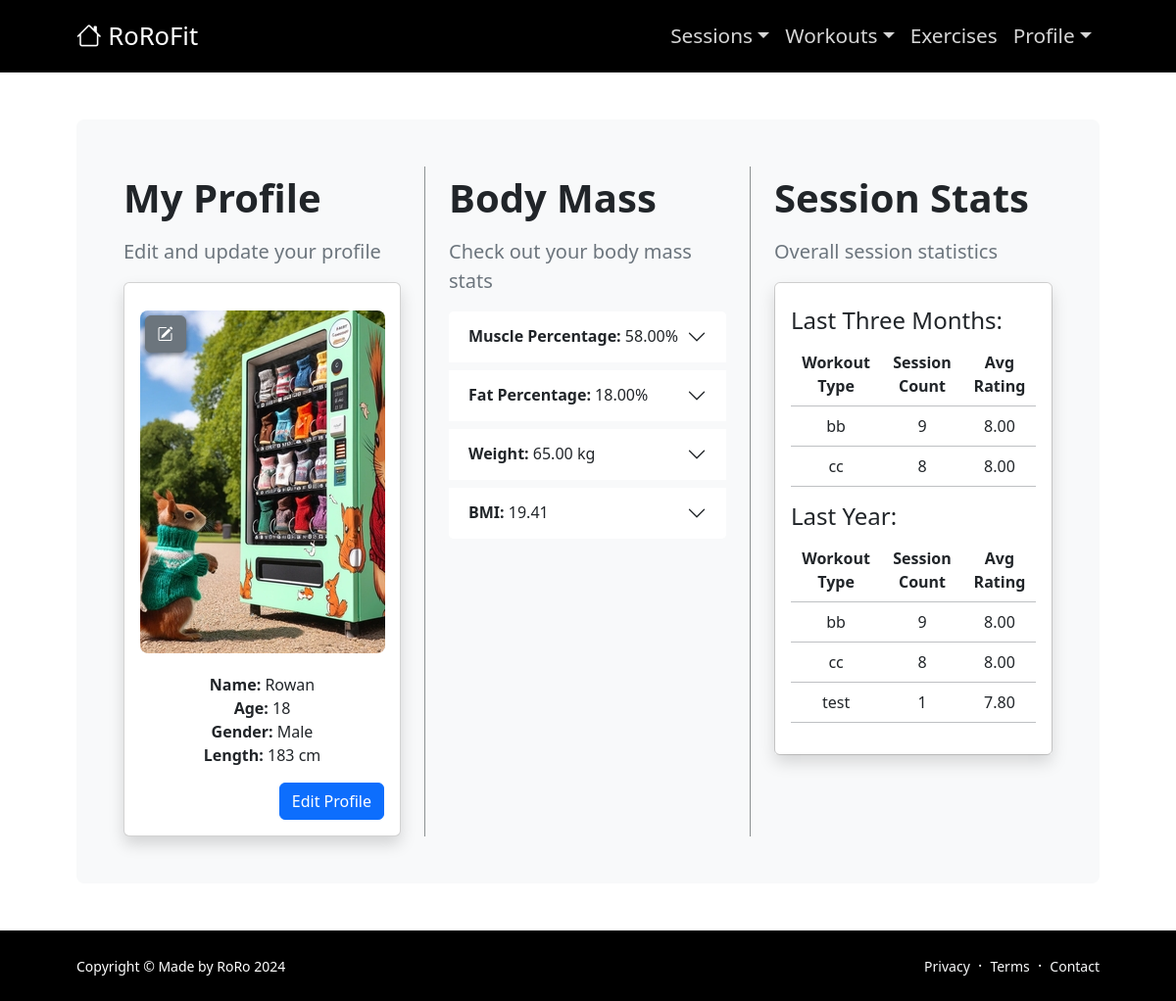
The page /myprofile/ (signed in) on the database its author committed.
### authorizeapp/models.py (models this page shows, shortened)
class UserProfile(models.Model):
    user = models.OneToOneField(settings.AUTH_USER_MODEL, on_delete=models.CASCADE, related_name='profile')
    profile_picture = models.ImageField(upload_to='profile_pics/', null=True, blank=True, default='profile_pics/fitness_img.png', max_length=1024*1024)
    favorite_exercise = models.CharField(max_length=100, null=True, blank=True)
    length = models.IntegerField(null=True, blank=True)
    age = models.IntegerField(null=True, blank=True)
    GENDER_CHOICES = [
        ('Male', 'Male'),
        ('Female', 'Female'),
        ('Other', 'Other'),
    ]
    gender = models.CharField(max_length=30, null=True, blank=True, choices=GENDER_CHOICES)

class BodyMetric(models.Model):
    user = models.ForeignKey(settings.AUTH_USER_MODEL, on_delete=models.CASCADE, related_name='body_metrics')
    date= models.DateField(auto_now_add=True)
    weight = models.DecimalField(max_digits=6, decimal_places=2, null=True, blank=True)
    muscle_percentage = models.DecimalField(max_digits=5, decimal_places=2, null=True, blank=True)
    fat_percentage = models.DecimalField(max_digits=5, decimal_places=2, null=True, blank=True)
    bmi = models.DecimalField(max_digits=5, decimal_places=2, null=True, blank=True)

class WorkoutName(models.Model):
    user = models.ForeignKey(settings.AUTH_USER_MODEL, on_delete=models.CASCADE, related_name='workouts')
    name = models.CharField(max_length=200)

### authorizeapp/views.py (the view)
# urls.py: path('myprofile/', views.profile, name="myprofile"),
@login_required
def profile(request):
    user_profile = get_object_or_404(UserProfile, user=request.user)
    user_metrics = BodyMetric.objects.filter(user=request.user).order_by('-date').reverse()
    muscle, fat, weight, bmi= get_metrics_list(user_metrics)
    last_muscle = muscle[-1][0] if muscle else None
    last_fat = fat[-1][0] if fat else None
    last_weight = weight[-1][0] if weight else None
    last_bmi = bmi[-1][0] if bmi else None
    workout_stats = get_workout_stats_by_timeframe(request.user)
    stats = False
    for key, value in workout_stats.items():
        if value:
            stats = True
    return render(request, 'myprofile.html', {'profile': user_profile, 'workout_stats': workout_stats,'stats_available':stats, 'muscle': last_muscle, 'fat': last_fat, 'weight': last_weight, 'bmi': last_bmi})

### authorizeapp/utils.py (called while the page is built)
def get_start_of_month(months_ago=0):
    today = timezone.now().date()
    first_day_this_month = today.replace(day=1)
    target_month = first_day_this_month - datetime.timedelta(days=30 * months_ago)
    start_of_target_month = target_month.replace(day=1)
    return start_of_target_month

def get_end_of_last_month():
    today = timezone.now().date()
    first_day_this_month = today.replace(day=1)
    end_of_last_month = first_day_this_month - datetime.timedelta(days=1)
    return end_of_last_month

def get_metrics_list(x):
    muscle = []
    fat = []
    weigth = []
    bmi = []
    for metrics in x:
        if metrics.muscle_percentage:
            muscle.append((metrics.muscle_percentage, metrics.date))
        if metrics.fat_percentage:
            fat.append((metrics.fat_percentage, metrics.date))
        if metrics.weight:
            weigth.append((metrics.weight, metrics.date))
            bmi.append((metrics.bmi, metrics.date))
    return muscle, fat, weigth, bmi

### templates/myprofile.html (shortened to what this page needs)
{% extends 'base.html' %}
{% load static %}
{% block content %}
    <div class="container px-md-5 px-3">
        <div class="bg-light rounded-3 py-md-5 py-4 px-md-5 px-4">
            <div class="row gx-5 justify-content-center">
                <div class="col-12 col-lg-8 col-xl-4 custom-border">
                    <h1 class="fw-bolder mb-3">My Profile</h1>
                    <p class="lead fw-normal text-muted mb-3">Edit and update your profile</p>
                    <div class="card shadow mb-md-0 mb-5">
                        <div class="card-body p-1 text-center mt-md-4 mt-4">
                            <div class="position-relative d-inline-block">
                                <img src="{{ user.profile.profile_picture.url }}" alt="Profile Picture" class="img-fluid rounded-3" style="width: 250px; height: 350px; object-fit: cover;">
                                <button class="btn btn-secondary edit-btn" data-bs-toggle="modal" data-bs-target="#editProfilePictureModal">
                                    <i class="bi bi-pencil-square"></i>
                                </button>
                            </div>
                        </div>
                        <div class="">
                            <div class="card-body ">
                                <p class="card-text text-center mb-0"><strong>Name:</strong> {{ user.first_name }}</p>
                                <p class="card-text text-center mb-0"><strong>Age:</strong> {{ profile.age }}</p>
                                <p class="card-text text-center mb-0"><strong>Gender:</strong> {{ profile.gender }}</p>
                                <p class="card-text text-center mb-3"><strong>Length:</strong> {{ profile.length }} cm</p>
                                <div class="text-md-end d-flex justify-content-end">
                                    <button type="button" class="btn btn-primary"  data-bs-toggle="modal" data-bs-target="#editProfileModal">
                                        Edit Profile
                                      </button>
                                </div>
                            </div>
                        </div>
                    </div>
                </div>
                <div class="col-12 col-lg-8 col-xl-4 mt-md-0 mt-2 custom-border">
                    <h1 class="fw-bolder mb-3 mt-md-2 mt-4">Body Mass</h1>
                    <p class="lead fw-normal text-muted mb-3">Check out your body mass stats</p>
                    <div class="accordion mb-5" id="accordionExample1">
                        <div class="accordion-item">
                            <h3 class="accordion-header" id="muscle_percentage_user">
                                <button class="accordion-button collapsed" type="button" data-bs-toggle="collapse" data-bs-target="#collapsemuscle" aria-expanded="false" aria-controls="collapsemuscle">
                                    <p class="mb-0"><strong>Muscle Percentage: </strong> {{ muscle }}%</p>
                                </button>
                            </h3>
                        </div>
                        <div class="accordion-item">
                            <h3 class="accordion-header" id="fat_percentage_user">
                                <button class="accordion-button collapsed" type="button" data-bs-toggle="collapse" data-bs-target="#collapsefat" aria-expanded="false" aria-controls="collapsefat">
                                    <p class="mb-0"><strong>Fat Percentage: </strong> {{ fat }}% </p>
                                </button>
                            </h3>
                        </div>
                        <div class="accordion-item">
                            <h3 class="accordion-header" id="weight_user">
                                <button class="accordion-button collapsed" type="button" data-bs-toggle="collapse" data-bs-target="#collapseweight" aria-expanded="false" aria-controls="collapseweight">
                                    <p class="mb-0"><strong>Weight:</strong> {{ weight }} kg </p>
                                </button>
                            </h3>
                        </div>
                        <div class="accordion-item">
                            <h3 class="accordion-header" id="bmi_user">
                                <button class="accordion-button collapsed" type="button" data-bs-toggle="collapse" data-bs-target="#collapsebmi" aria-expanded="false" aria-controls="collapsebmi">
                                    <p class="mb-0"><strong>BMI:</strong> {{ bmi }} </p>
                                </button>
                            </h3>
                        </div>
                    </div>
                </div>
                <div class="col-md-4 mt-md-0 mt-2">
                    <h1 class="fw-bolder mb-3 mt-md-2 mt-4">Session Stats</h1>
                    <p class="lead fw-normal text-muted mb-3">Overall session statistics</p>
                    <div class="mt-2 mb-2 justify-content-end">
                        <div class="card">
                            {% if stats_available %}
                            <div class="card-body shadow">
                                {% for timeframe, stats in workout_stats.items %}
                                {% if stats %}
                                    <h3 class="mb-2">{{ timeframe|title }}:</h3>
                                    <table class="table mb-3">
                                        <thead>
                                            <tr>
                                                <th class="text-center">Workout Type</th>
                                                <th class="text-center">Session Count</th>
                                                <th class="text-center">Avg Rating</th>
                                            </tr>
                                        </thead>
                                        <tbody>
                                            {% for stat in stats %}
                                                <tr>
                                                    <td class="text-center">{{ stat.name }}</td>
                                                    <td class="text-center">{{ stat.session_count }}</td>
                                                    <td class="text-center">{{ stat.avg_rating }}</td>
                                                </tr>
                                            {% endfor %}
                                        </tbody>
                                    </table>
                                {% endif %}
                                {% endfor %}
                            </div>
                            {% else %}
                            <div class="card-body shadow">
                                <p class="mb-0 fst-italic text-muted">No stats yet</p>
                            </div>
                            {% endif %}
                        </div>
                    </div>
                </div>
            </div>
        </div>
    </div>
{% endblock content %}

### templates/myprofile.html (style rules this page uses)
.card img { max-width: 250px; max-height:350px; }
.edit-btn { position: absolute; top: 5px; left: 5px; z-index: 20; box-shadow: 0 2px 5px rgba(0, 0, 0, 0.5); }

### rows shown on the page
UserProfile: age "18", gender "Male", length "183"
BodyMetric: muscle_percentage "58.00"
BodyMetric: fat_percentage "18.00"
BodyMetric: weight "65.00", bmi "19.41"
WorkoutName: name "test", session_count "1", avg_rating "7.80"

### other values the page prints
{{ user.first_name }} "Rowan"
{{ timeframe|title }} "Last Three Months" "Last Year"
{{ stat.name }} "bb" "cc" "bb" "cc"
{{ stat.session_count }} "9" "8" "9" "8"
{{ stat.avg_rating }} "8.00" "8.00" "8.00" "8.00"
